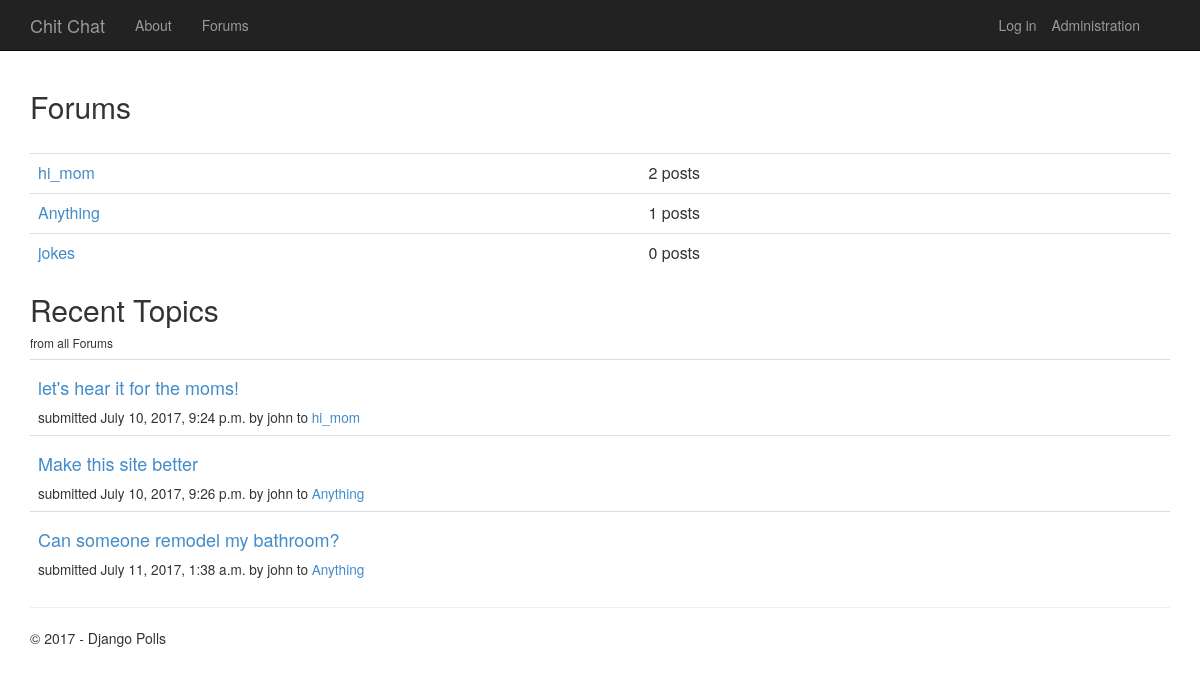
Before: /forum/ with the older database file.
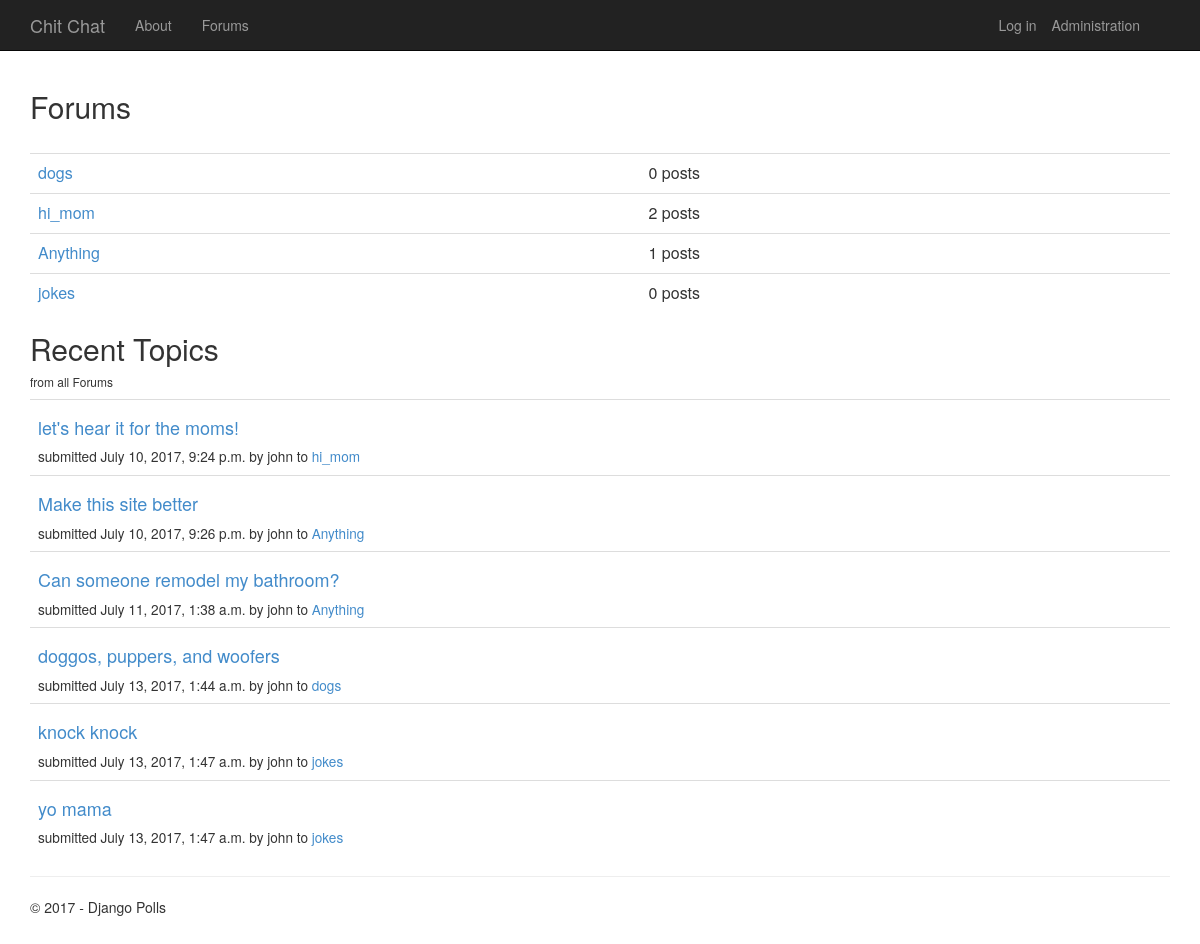
After: the same page with the newer database file.
### forum/models.py (models this page shows, shortened)
class Forum(models.Model):
    slug = models.SlugField(unique=True, max_length=60)
    description= models.TextField(blank=True, default='')
    updated = models.DateTimeField(auto_now=True)
    created = models.DateTimeField(auto_now=True)
    creator = models.ForeignKey(User, blank=True, null=True)
    def num_posts(self):
        return sum([t.num_posts() for t in self.topic_set.all()])

class Topic(models.Model):
    title = models.CharField(max_length=60)
    description = models.TextField(max_length=10000, blank=True, null=True)
    forum = models.ForeignKey(Forum)
    created = models.DateTimeField(auto_now=True)
    creator = models.ForeignKey(User, blank=True, null=True)
    updated = models.DateTimeField(auto_now=True)
    closed = models.BooleanField(blank=True, default=False)
    def num_posts(self):
        return self.post_set.count()

### forum/views.py (the view)
class ForumListView(ListView):
    model = Forum
    def get_context_data(self, **kwargs):
        context = super(ForumListView, self).get_context_data(**kwargs)
        context['title'] = 'Forums'
        context['year'] = datetime.now().year
        context['topics'] = Topic.objects.all()
        return context

### forum/templates/forum/index.html
{% extends "app/layout.html" %}
{% block content %}
<h2>Forums</h2>
<br/>
{% if latest_forum_list %}
<table class="table table-hover">
    <tbody>
        {% for forum in latest_forum_list %}
        <tr>
            <td>
                <a href="{% url 'forum:forum-detail' slug=forum.slug %}">{{forum.slug}}</a>
            </td>
            <td>{{forum.num_posts}} posts</td>
        </tr>
        {% endfor %}
    </tbody>
</table>
{% else %}
<p>No forums available.</p>
{% endif %}
<h2>Recent Topics</h2><h6>from all Forums</h6>
{% if topics %}
<table class="table table-hover">
    <tbody>
        {% for topic in topics %}
        <tr>
            <td>
                <h4><a href="{% url 'forum:topic-detail' topic.id %}">{{topic.title}}</a></h4>
                <small>submitted {{ topic.created }} by {{ topic.creator.get_username }} to
                <a href="{% url 'forum:forum-detail' slug=topic.forum.slug %}">{{topic.forum.slug}}</a></small>
            </td>
        </tr>
        {% endfor %}
    </tbody>
</table>
{% else %}
<p>No topics available.</p>
{% endif %}
{% endblock %}

### app/templates/app/layout.html (shortened to what this page needs)
﻿<!DOCTYPE html>
<html>
<head>
    {% load staticfiles %}
    <link rel="stylesheet" type="text/css" href="{% static 'app/content/bootstrap.min.css' %}" />
    <link rel="stylesheet" type="text/css" href="{% static 'app/content/site.css' %}" />
</head>
<body>
    <div class="navbar navbar-inverse navbar-fixed-top">
        <div class="container">
            <div class="navbar-header">
                <a href="/" class="navbar-brand">Chit Chat</a>
            </div>
            <div class="navbar-collapse collapse">
                <ul class="nav navbar-nav">
                    <li><a href="{% url 'about' %}">About</a></li>
                    <li><a href='/forum/'>Forums</a></li>
                </ul>
                {% include 'app/loginpartial.html' %}
            </div>
        </div>
    </div>
    <div class="container body-content">
{% block content %}{% endblock %}
        <hr/>
        <footer>
            <p>&copy; {{ year }} - Django Polls</p>
        </footer>
    </div>
</body>
</html>

### app/templates/app/loginpartial.html
<ul class="nav navbar-nav navbar-right">
    <li><a href="/admin">Administration</a></li>
</ul>
{% if user.is_authenticated %}
<form id="logoutForm" action="/logout" method="post" class="navbar-right">
    {% csrf_token %}
    <ul class="nav navbar-nav navbar-right">
        <li><span class="navbar-brand">Hello {{ user.username }}!</span></li>
        <li><a href="javascript:document.getElementById('logoutForm').submit()">Log off</a></li>
    </ul>
</form>
{% else %}
<ul class="nav navbar-nav navbar-right">
    <li><a href="{% url 'login' %}">Log in</a></li>
</ul>
{% endif %}

### app/static/app/content/site.css (style rules this page uses)
body { padding-top: 50px; padding-bottom: 20px; }
.body-content { padding-left: 15px; padding-right: 15px; }

Changed rows visible on the page:
added Forum: slug "dogs", num_posts "0"
added Topic: title "doggos, puppers, and woofers", created "July 13, 2017, 1:44 a.m.", creator.get_username "john", forum.slug "dogs"
added Topic: title "knock knock", created "July 13, 2017, 1:47 a.m.", creator.get_username "john", forum.slug "jokes"
added Topic: title "yo mama", created "July 13, 2017, 1:47 a.m.", creator.get_username "john", forum.slug "jokes"
